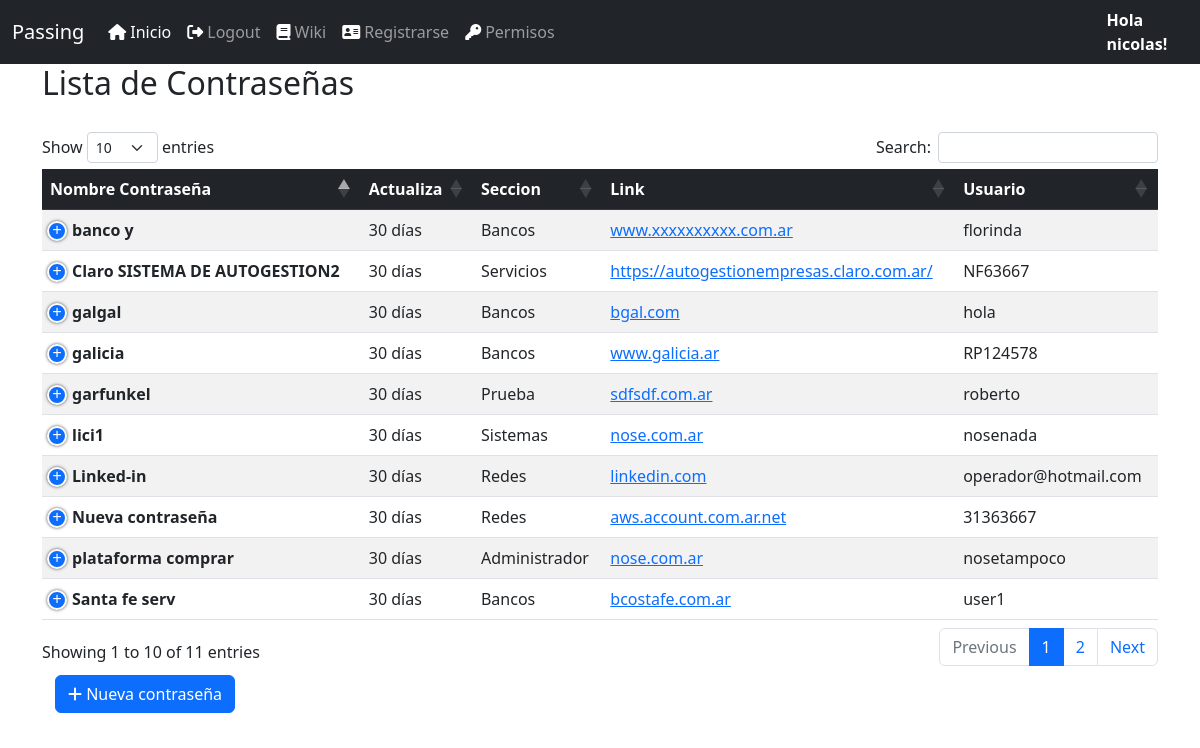
/pass/listpass (signed in), run on an earlier commit of the app's database.
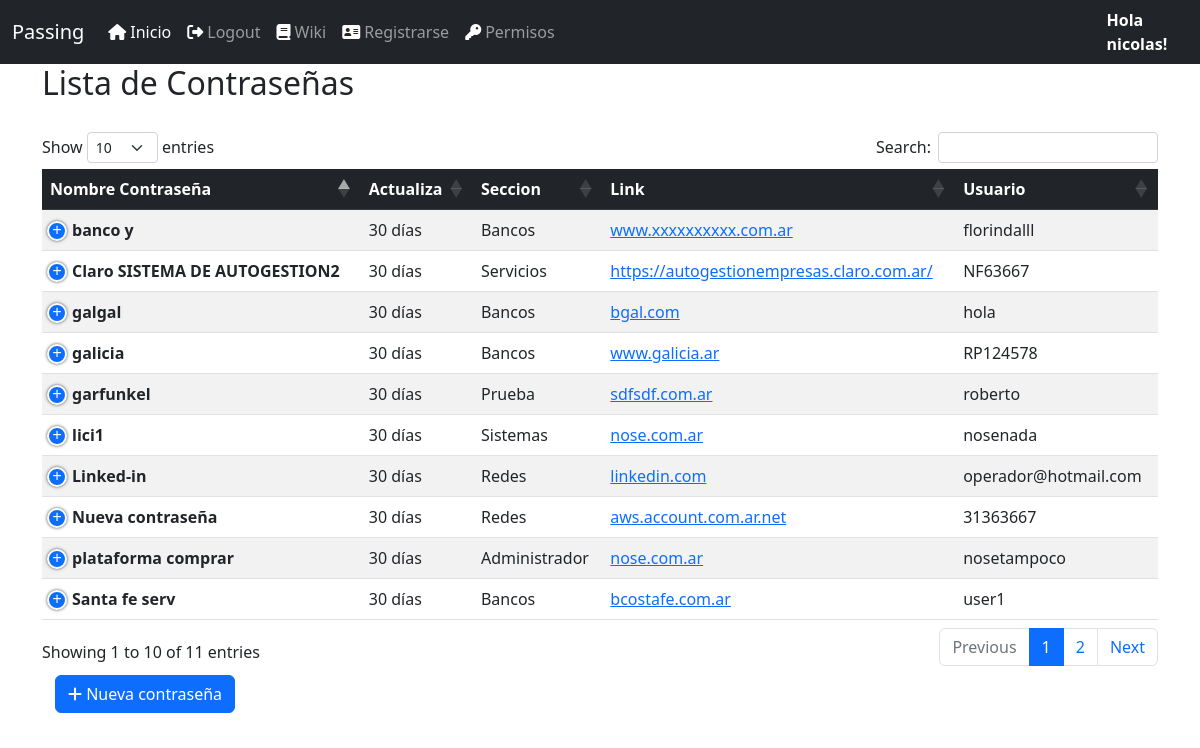
And on a later commit of the database.
### passbase/models.py (models this page shows, shortened)
class Contrasena(models.Model):
    nombre_contra = models.CharField(max_length=50, unique=True)
    seccion = models.ForeignKey(SeccionContra, on_delete=models.CASCADE)
    link = models.CharField(max_length=265)
    usuario = models.CharField(max_length=60)
    contraseña = models.CharField(max_length=60)
    actualizacion= models.IntegerField(default=30) #la contraseña pedirá cambio cada x dias de este campo
    info = models.CharField(max_length=260)
    active = models.BooleanField(default=True)
    created = models.DateTimeField(auto_now=True)
    updated = models.DateTimeField(auto_now_add=True)

class SeccionContra(models.Model):
    nombre_seccion = models.CharField(max_length=50)
    active = models.BooleanField(default=True)
    created = models.DateTimeField(auto_now=True)
    updated = models.DateTimeField(auto_now_add=True)
    def __str__(self):
        return self.nombre_seccion

### passbase/views.py (the view, shortened to what this page needs)
# urls.py: path('listpass',ContrasListView.as_view(), name='listpass'),
class ContrasListView(ListView):
    model = Contrasena
    template_name = 'listpass.html'
    @method_decorator(csrf_exempt)
    def dispatch(self, request, *args, **kwargs):
        return super().dispatch(request, *args, **kwargs)
    def get_queryset(self):
        try:
            obj_permiso = ContraPermission.objects.filter(user_id = self.request.user,
                                                          perm_active = True,
                                                          permission = True).values_list('contra_id', flat=True)
            permisos = list(obj_permiso)
            print(f'permisos: {permisos}')
            return Contrasena.objects.filter(active=True, id__in = permisos).order_by('seccion')
        except Exception as e:
            return redirect(reverse_lazy('login'))
    def get_context_data(self, **kwargs):
        context = super().get_context_data(**kwargs)
        context['title'] = 'Lista de Contraseñas'
        return context

### templates/listpass.html (shortened to what this page needs)
<!DOCTYPE html>
{% extends 'base.html'%}
{% load static %}
{% block head %}
<link rel="stylesheet" href="{% static 'lib/DataTables-1.13.1/css/dataTables.bootstrap5.min.css' %}"/>
<link rel="stylesheet" href="{% static 'lib/DataTables-1.13.1/plugins/responsive-2.4.0/css/responsive.bootstrap5.min.css' %}"/>
{% endblock %}
{% block content %}
<body>
<div class="container" style="height: 60px;">
    <h2>{{title}}</h2>
</div>
{% if request.user.is_authenticated %}
    <div class="container">
            <table class="table table-striped table-hover" id="data">
                <thead class="table-dark">
                    <tr >
                        <th scope="col">Nombre Contraseña</th>
                        <th scope="col">Actualiza</th>
                        <th scope="col">Seccion</th>
                        <th scope="col">Link</th>
                        <th scope="col">Usuario</th>
                    </tr>
                </thead>
                <tbody>
                    {% for contra in object_list %}
                    <tr>
                        <td><b>{{ contra.nombre_contra }}</b></td>
                        <td>{{ contra.actualizacion}} días</td>
                        <td>{{ contra.seccion }}</td>
                        <td>
                            <a href="https://{{ contra.link }}" target="_blank" rel="noopener">{{ contra.link }}</a>
                        </td>
                        <td>{{ contra.usuario }}</td>
                            </div>
                    </tr>
                    {% endfor %}
            <div>
                <button class="btn">
                    <a class="btn btn-primary btn-flat" href = "{% url 'createpass' %}">
                    <i class="fas fa-plus"></i> Nueva contraseña </a>
                </button>
            </div>
            {% endif %}
{% endblock %}

What changed in the data, as far as the page shows it:
changed Contrasena "banco y": usuario "florinda" → "florindalll"
